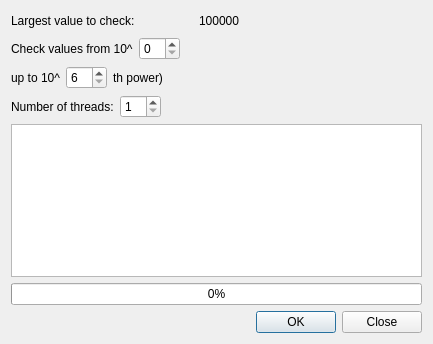
<?xml version="1.0" encoding="UTF-8"?>
<ui version="4.0">
 <class>PrimeFinderDialog</class>
 <widget class="QDialog" name="PrimeFinderDialog">
  <property name="geometry">
   <rect>
    <x>0</x>
    <y>0</y>
    <width>433</width>
    <height>344</height>
   </rect>
  </property>
  <property name="windowTitle">
   <string>Prime Number Finder</string>
  </property>
  <layout class="QVBoxLayout" name="verticalLayout">
   <item>
    <layout class="QHBoxLayout" name="horizontalLayout_2" stretch="1,0,1">
     <item>
      <widget class="QLabel" name="label">
       <property name="text">
        <string>Largest value to check:</string>
       </property>
      </widget>
     </item>
     <item>
      <widget class="QLabel" name="valueLabel">
       <property name="text">
        <string>100000</string>
       </property>
      </widget>
     </item>
     <item>
      <spacer name="horizontalSpacer">
       <property name="orientation">
        <enum>Qt::Horizontal</enum>
       </property>
       <property name="sizeHint" stdset="0">
        <size>
         <width>40</width>
         <height>20</height>
        </size>
       </property>
      </spacer>
     </item>
    </layout>
   </item>
   <item>
    <layout class="QHBoxLayout" name="horizontalLayout_3">
     <item>
      <widget class="QLabel" name="label_5">
       <property name="text">
        <string>Check values from 10^</string>
       </property>
      </widget>
     </item>
     <item>
      <widget class="QSpinBox" name="lowPowerBox">
       <property name="minimum">
        <number>0</number>
       </property>
       <property name="value">
        <number>0</number>
       </property>
      </widget>
     </item>
     <item>
      <spacer name="horizontalSpacer_3">
       <property name="orientation">
        <enum>Qt::Horizontal</enum>
       </property>
       <property name="sizeHint" stdset="0">
        <size>
         <width>40</width>
         <height>20</height>
        </size>
       </property>
      </spacer>
     </item>
    </layout>
   </item>
   <item>
    <layout class="QHBoxLayout" name="horizontalLayout">
     <item>
      <widget class="QLabel" name="label_3">
       <property name="text">
        <string>up to 10^</string>
       </property>
      </widget>
     </item>
     <item>
      <widget class="QSpinBox" name="powerBox">
       <property name="minimum">
        <number>6</number>
       </property>
      </widget>
     </item>
     <item>
      <widget class="QLabel" name="label_2">
       <property name="text">
        <string>th power)</string>
       </property>
      </widget>
     </item>
     <item>
      <spacer name="horizontalSpacer_2">
       <property name="orientation">
        <enum>Qt::Horizontal</enum>
       </property>
       <property name="sizeHint" stdset="0">
        <size>
         <width>40</width>
         <height>20</height>
        </size>
       </property>
      </spacer>
     </item>
    </layout>
   </item>
   <item>
    <layout class="QFormLayout" name="formLayout">
     <property name="fieldGrowthPolicy">
      <enum>QFormLayout::FieldsStayAtSizeHint</enum>
     </property>
     <item row="0" column="0">
      <widget class="QLabel" name="label_4">
       <property name="text">
        <string>Number of threads:</string>
       </property>
      </widget>
     </item>
     <item row="0" column="1">
      <widget class="QSpinBox" name="nThreadsSpinBox">
       <property name="sizePolicy">
        <sizepolicy hsizetype="Preferred" vsizetype="Fixed">
         <horstretch>0</horstretch>
         <verstretch>0</verstretch>
        </sizepolicy>
       </property>
       <property name="minimum">
        <number>1</number>
       </property>
      </widget>
     </item>
    </layout>
   </item>
   <item>
    <widget class="QTextEdit" name="resultsArea"/>
   </item>
   <item>
    <widget class="QProgressBar" name="progressBar">
     <property name="value">
      <number>0</number>
     </property>
    </widget>
   </item>
   <item>
    <widget class="QDialogButtonBox" name="buttonBox">
     <property name="orientation">
      <enum>Qt::Horizontal</enum>
     </property>
     <property name="standardButtons">
      <set>QDialogButtonBox::Close|QDialogButtonBox::Ok</set>
     </property>
    </widget>
   </item>
  </layout>
 </widget>
 <resources/>
 <connections>
  <connection>
   <sender>buttonBox</sender>
   <signal>accepted()</signal>
   <receiver>PrimeFinderDialog</receiver>
   <slot>accept()</slot>
   <hints>
    <hint type="sourcelabel">
     <x>248</x>
     <y>254</y>
    </hint>
    <hint type="destinationlabel">
     <x>157</x>
     <y>274</y>
    </hint>
   </hints>
  </connection>
  <connection>
   <sender>buttonBox</sender>
   <signal>rejected()</signal>
   <receiver>PrimeFinderDialog</receiver>
   <slot>reject()</slot>
   <hints>
    <hint type="sourcelabel">
     <x>316</x>
     <y>260</y>
    </hint>
    <hint type="destinationlabel">
     <x>286</x>
     <y>274</y>
    </hint>
   </hints>
  </connection>
 </connections>
</ui>
